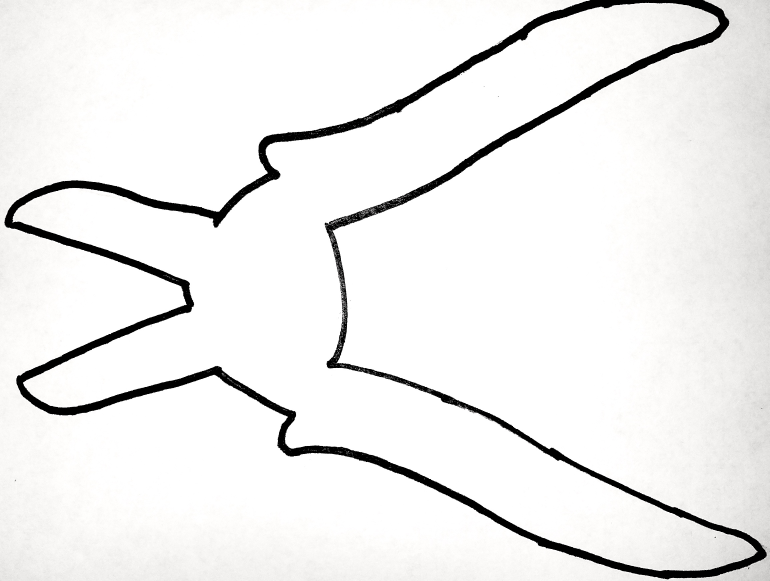
#> input picture app/python/input.jpg, 2308 x 1743 px, found by its file name (shown at 1/3 size)
$ python pantographcv.py   (Python 2 division)   (older library calls are emulated)
#> lines starting #> are read from the running program, lines starting #| are printed output that depends on the picture; after the words box and inside, x2 and y2 are one past the last pixel; in counts of white or black regions, pixels touching at a corner belong together
#!/usr/local/bin/python
import os
import cv2
import numpy as np
from matplotlib import pyplot as plt

# # # # #

# os.chdir
print os.path.dirname(__file__)
# os.chdir(os.path.join(os.path.dirname(__file__), '.'))
print('Starting..')

# Input Image
inputImg = cv2.imread('./python/input.jpg')
#> inputImg is the input picture: shape (1743, 2308, 3); mean B, G, R 237.4, 238.1, 238.5

print('Read input..')

# Resizes input
scale = 0.25
resizedImg = cv2.resize(inputImg, None, fx=scale, fy=scale, interpolation = cv2.INTER_CUBIC)
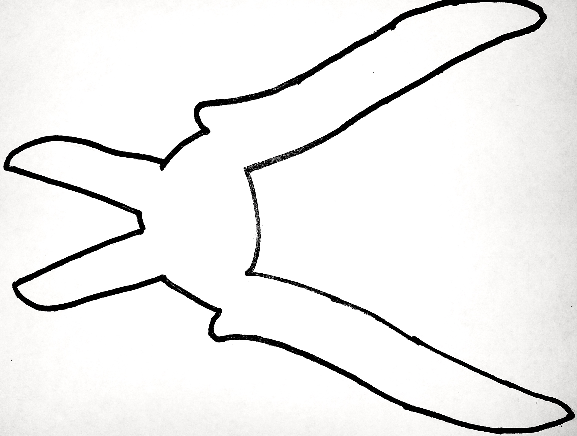
#> resizedImg: shape (436, 577, 3); mean B, G, R 237.4, 238.2, 238.5
cv2.imwrite('./python/resized_resized.jpg', resizedImg)
# resizedImg = inputImg

print('Resize..')

# Greyscales image
greyImage = cv2.cvtColor(resizedImg,cv2.COLOR_BGR2GRAY)
cv2.imwrite('./python/input_greyscale.jpg',greyImage)

print('Greyscale..')

# Extracts image contours
threshVal = 100
maxVal = 255
ret, thresh = cv2.threshold(greyImage,threshVal,maxVal,0)
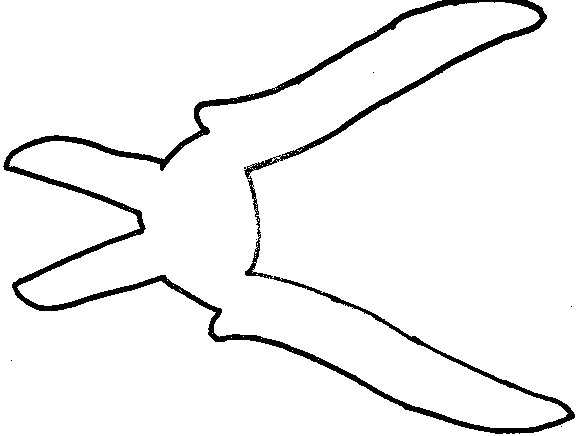
#> thresh: shape (436, 577); 95.1% white; 6 black regions (5 under 20 px)
#> ret = 100
im2, contours, hierarchy = cv2.findContours(thresh,cv2.RETR_TREE,cv2.CHAIN_APPROX_SIMPLE)
#> contours = 60 contours, 59 with area under 20; largest, box (x1, y1, x2, y2) and area: (0, 0, 577, 436) 236033
cv2.imwrite('./python/contours.jpg', im2)
# cv2.imwrite('contours.png', im2)
cv2.imwrite('./python/contours.pbm', im2)

print('Contours..')

# Converts to SVG with Potrace
os.system('/usr/local/bin/potrace ./python/contours.pbm -o ./python/output.svg -s')
# os.system('potrace ./contours.pbm -o output.dxf -b dxf')

print('Potrace..')

print('DONE.')

# [17 lines of commented-out code are left out]
